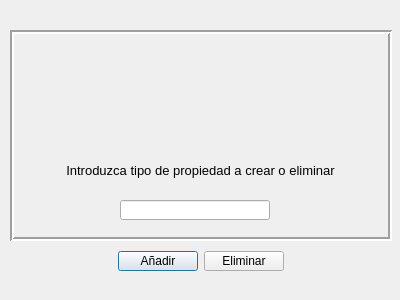
<?xml version="1.0" encoding="UTF-8"?>
<ui version="4.0">
 <class>GestiontipoProp</class>
 <widget class="QDialog" name="GestiontipoProp">
  <property name="geometry">
   <rect>
    <x>0</x>
    <y>0</y>
    <width>400</width>
    <height>300</height>
   </rect>
  </property>
  <property name="minimumSize">
   <size>
    <width>400</width>
    <height>300</height>
   </size>
  </property>
  <property name="maximumSize">
   <size>
    <width>400</width>
    <height>300</height>
   </size>
  </property>
  <property name="windowTitle">
   <string>Dialog</string>
  </property>
  <property name="windowIcon">
   <iconset>
    <normaloff>../img/house.svg</normaloff>../img/house.svg</iconset>
  </property>
  <property name="modal">
   <bool>true</bool>
  </property>
  <widget class="QFrame" name="frame">
   <property name="geometry">
    <rect>
     <x>10</x>
     <y>30</y>
     <width>382</width>
     <height>211</height>
    </rect>
   </property>
   <property name="maximumSize">
    <size>
     <width>16777215</width>
     <height>500</height>
    </size>
   </property>
   <property name="frameShape">
    <enum>QFrame::Box</enum>
   </property>
   <property name="frameShadow">
    <enum>QFrame::Sunken</enum>
   </property>
   <property name="lineWidth">
    <number>2</number>
   </property>
   <property name="midLineWidth">
    <number>0</number>
   </property>
   <widget class="QLineEdit" name="txtGestTipoProp">
    <property name="geometry">
     <rect>
      <x>110</x>
      <y>170</y>
      <width>150</width>
      <height>20</height>
     </rect>
    </property>
    <property name="minimumSize">
     <size>
      <width>150</width>
      <height>20</height>
     </size>
    </property>
    <property name="maximumSize">
     <size>
      <width>150</width>
      <height>20</height>
     </size>
    </property>
   </widget>
   <widget class="QLabel" name="label">
    <property name="geometry">
     <rect>
      <x>30</x>
      <y>120</y>
      <width>321</width>
      <height>41</height>
     </rect>
    </property>
    <property name="font">
     <font>
      <pointsize>10</pointsize>
     </font>
    </property>
    <property name="text">
     <string>Introduzca tipo de propiedad a crear o eliminar</string>
    </property>
    <property name="alignment">
     <set>Qt::AlignCenter</set>
    </property>
   </widget>
   <widget class="QLabel" name="label_2">
    <property name="geometry">
     <rect>
      <x>130</x>
      <y>20</y>
      <width>121</width>
      <height>111</height>
     </rect>
    </property>
    <property name="minimumSize">
     <size>
      <width>50</width>
      <height>50</height>
     </size>
    </property>
    <property name="text">
     <string/>
    </property>
    <property name="pixmap">
     <pixmap>../img/realestatehouse_101105.png</pixmap>
    </property>
    <property name="scaledContents">
     <bool>true</bool>
    </property>
   </widget>
  </widget>
  <widget class="QWidget" name="layoutWidget">
   <property name="geometry">
    <rect>
     <x>10</x>
     <y>250</y>
     <width>381</width>
     <height>22</height>
    </rect>
   </property>
   <layout class="QHBoxLayout" name="horizontalLayout">
    <item>
     <spacer name="horizontalSpacer">
      <property name="orientation">
       <enum>Qt::Horizontal</enum>
      </property>
      <property name="sizeHint" stdset="0">
       <size>
        <width>40</width>
        <height>20</height>
       </size>
      </property>
     </spacer>
    </item>
    <item>
     <widget class="QPushButton" name="btnAltaTipoProp">
      <property name="minimumSize">
       <size>
        <width>80</width>
        <height>20</height>
       </size>
      </property>
      <property name="maximumSize">
       <size>
        <width>80</width>
        <height>20</height>
       </size>
      </property>
      <property name="text">
       <string>Añadir</string>
      </property>
     </widget>
    </item>
    <item>
     <widget class="QPushButton" name="btnEliminarTipoProp">
      <property name="minimumSize">
       <size>
        <width>80</width>
        <height>20</height>
       </size>
      </property>
      <property name="maximumSize">
       <size>
        <width>80</width>
        <height>20</height>
       </size>
      </property>
      <property name="text">
       <string>Eliminar</string>
      </property>
     </widget>
    </item>
    <item>
     <spacer name="horizontalSpacer_2">
      <property name="orientation">
       <enum>Qt::Horizontal</enum>
      </property>
      <property name="sizeHint" stdset="0">
       <size>
        <width>40</width>
        <height>20</height>
       </size>
      </property>
     </spacer>
    </item>
   </layout>
  </widget>
 </widget>
 <resources/>
 <connections/>
</ui>
